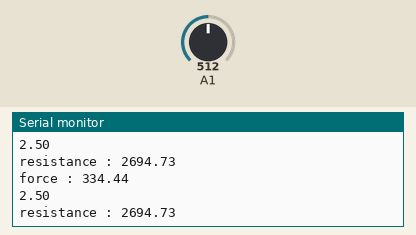
Recording of a sketch running on a simulated Arduino Uno, built with avr-gcc and run on an emulated ATmega328P. Parts: the last lines printed to the serial monitor. Inputs (shaded band) come from the test bench; at power-on: A1 = 512.

Above: at 1.2 s.
1.3 s: A1 set to 0
At 1.8 s:
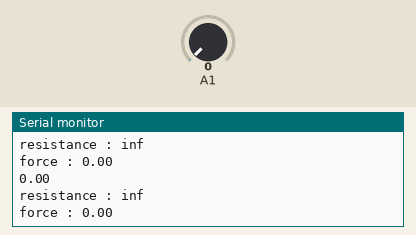
2.9 s: A1 set to 1023
At 3.7 s:
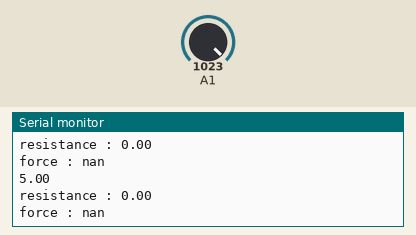
4.5 s: A1 set to 306
At 5.5 s:
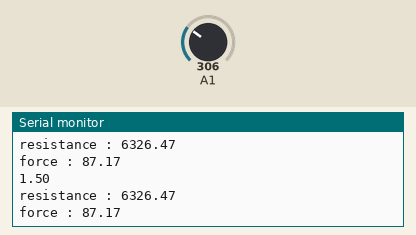
Timing chart, 0 to 7.5 s (numbered marks = the images above; inputs shaded):
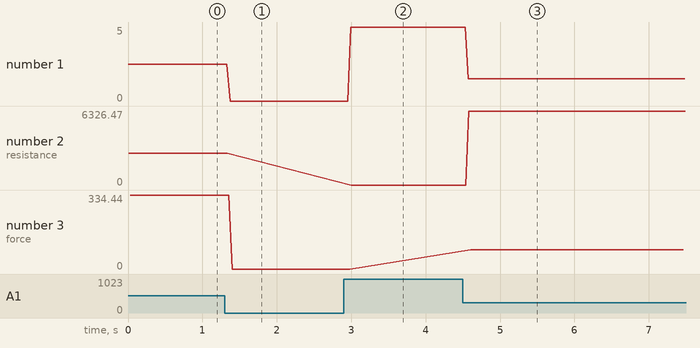

The sketch:

fsrtrial.ino.ino
```cpp
float force=0;
float rest_m= 2700; //in k ohm
float v_supply=5;
float rest1= 10000;
float rest2= 1000;

const float p1l= 1217.7;
const float p2l= -2941.6;
const float p3l= 2928.9;
const float p4l= 157.2 ;
const float p5l= 2.4420;

const float p1h= 0.8532;
const float p2h= -14.6476;
const float p3h= 405.0821;
const float p4h= 914.0176;
const float p5h= -1.3282;

float rest_fsr=0;
float cond_fsr=0;

void setup() {
  // put your setup code here, to run once:
  Serial.begin(9600);
}

void loop() {
  // put your main code here, to run repeatedl1y:
  float v_inpump=(float)analogRead(A1)/1023*5;
  Serial.println(v_inpump);
  float v_in=(float)analogRead(A1)/1023*5;
  //Serial.println(v_in);
  //v_in=v_in/(rest1/rest2);

  rest_fsr= (v_supply*rest_m/v_in)-rest_m;  // >>>>>>>>>>>>>>>>>>>>>> rest_far undefined <<<<<<<<<<<<<<<<<<<<
  Serial.print("resistance : ");
  Serial.println(rest_fsr);
  rest_fsr=rest_fsr/1000;
  cond_fsr=1/rest_fsr; //in k ohm           // >>>>>>>>>>>>>>>>>>>>>> cond_far undefined <<<<<<<<<<<<<<<<<<<<

  //low-high borderline C=0.8(1/kohm) or R=1.25 kohm
  if(rest_fsr>1.25){
    force=p1l*pow(cond_fsr,4) + p2l*pow(cond_fsr,3) + p3l*pow(cond_fsr,2) + p4l*cond_fsr;
  }
  else{
    force=p1h*pow(cond_fsr,4) + p2h*pow(cond_fsr,3) + p3h*pow(cond_fsr,2) + p4h*cond_fsr;
  }
  Serial.print("force : ");
  Serial.println(force);
}
```

Measured:
- after the input at 1.3 s, the serial monitor: prints a new line after 0.07 s (image 1)
- after the input at 2.9 s, the serial monitor: prints a new line after 0.09 s (image 2)
- after the input at 4.5 s, the serial monitor: prints a new line after 0.07 s (image 3)
- plotted number 1: 2.5 → 0 after the input at 1.3 s, 0 → 5 after the input at 2.9 s, 5 → 1.5 after the input at 4.5 s
- plotted number 2: 0 → 6326.47 after the input at 4.5 s
- plotted number 3: 334.44 → 0 after the input at 1.3 s, 0 → 87.17 after the input at 4.5 s
